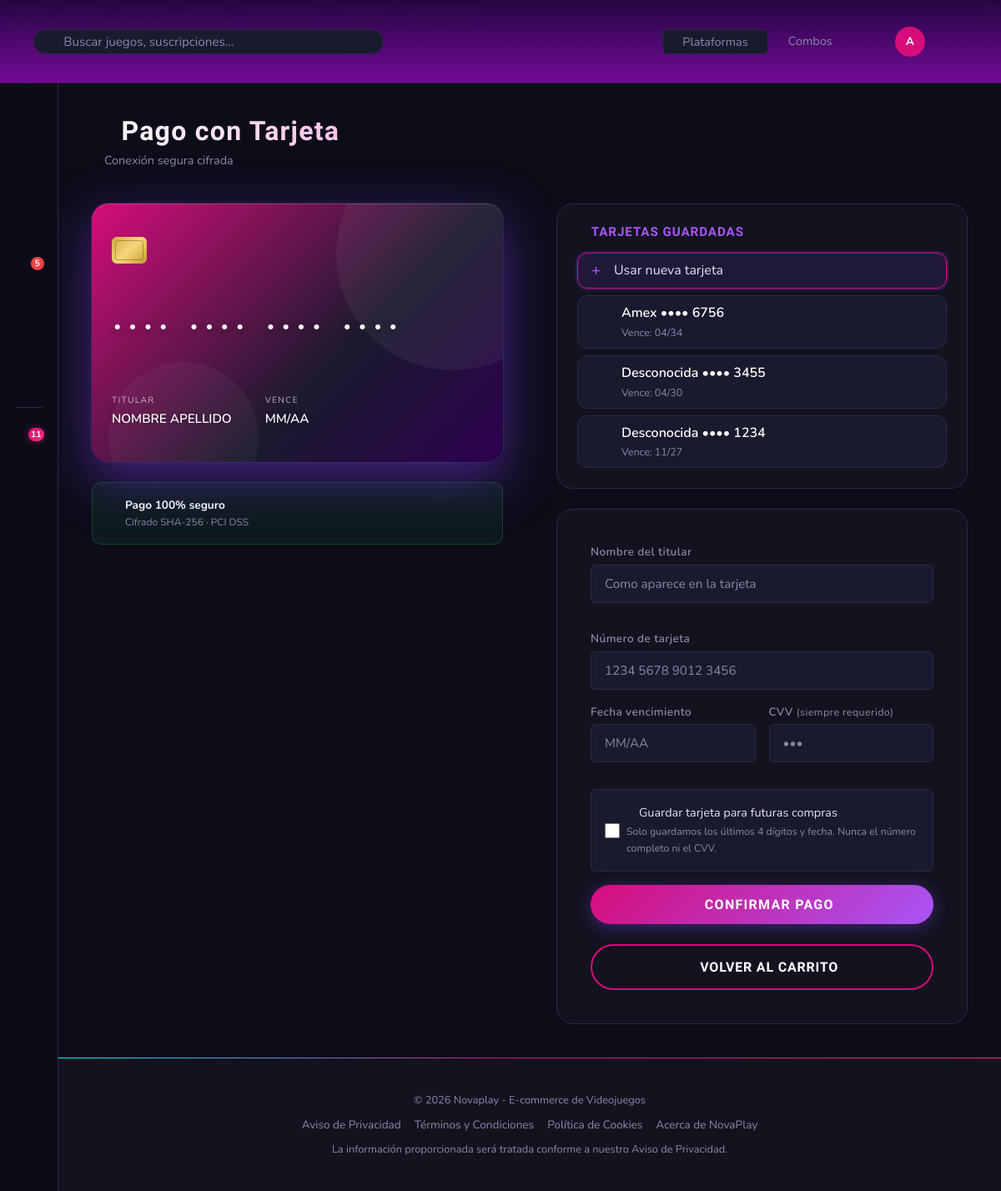
Page /pago_tarjeta.php (signed in) on the committed database.
### tables this page shows
CREATE TABLE `tarjetas_guardadas` (
  `id` int(11) NOT NULL AUTO_INCREMENT,
  `id_usuario` int(11) NOT NULL,
  `token` char(64) NOT NULL COMMENT 'Token único de la tarjeta',
  `ultimos4` char(4) NOT NULL COMMENT 'Últimos 4 dígitos',
  `marca` varchar(20) DEFAULT 'Desconocida' COMMENT 'Visa / Mastercard / etc.',
  `expiry` char(5) NOT NULL COMMENT 'MM/AA',
  `alias` varchar(60) DEFAULT NULL,
  `creado` timestamp NOT NULL DEFAULT current_timestamp(),
  PRIMARY KEY (`id`),
  UNIQUE KEY `token` (`token`),
  KEY `id_usuario` (`id_usuario`),
  CONSTRAINT `tarjetas_ibfk_1` FOREIGN KEY (`id_usuario`) REFERENCES `usuarios` (`id_usuario`) ON DELETE CASCADE
);

### security.php (called while the page is built, shortened)
<?php
function e(string $value): string {
    return htmlspecialchars($value, ENT_QUOTES | ENT_SUBSTITUTE, 'UTF-8');
}
function is_logged_in(): bool {
    return !empty($_SESSION['user_id']);
}

### pago_tarjeta.php (the view, shortened to what this page needs)
<?php
require_once 'header.php';
$uid = (int)$_SESSION['user_id'];
$savedCards = [];
try {
    $stmtSC = $conn->prepare(
        "SELECT id, ultimos4, marca, expiry FROM tarjetas_guardadas
         WHERE id_usuario = ? ORDER BY creado DESC"
    );
    $stmtSC->bind_param("i", $uid);
    $stmtSC->execute();
    $resSC = $stmtSC->get_result();
    while ($row = $resSC->fetch_assoc()) $savedCards[] = $row;
} catch (Exception $e) {}
?>
<main class="payment-page" aria-label="Pago con tarjeta">
  <div class="payment-header">
    <h2>
      <i class="fa-solid fa-credit-card" aria-hidden="true"></i>
      Pago con Tarjeta
    </h2>
    <p style="color:var(--clr-text-muted);font-size:.9rem;margin-top:4px;">
      <i class="fa-solid fa-lock" style="color:var(--clr-success);" aria-hidden="true"></i>
      Conexión segura cifrada
    </p>
  </div>
  <div class="payment-layout">
    <div class="payment-card-col">
      <div class="credit-card-preview" id="cardPreview" aria-hidden="true">
        <div class="card-chip">
          <div class="card-chip-lines"></div>
        </div>
        <div class="card-logo" id="previewBrand">
          <i class="fa-brands fa-credit-card"></i>
        </div>
        <div class="card-number-display" id="previewNumber">•••• •••• •••• ••••</div>
        <div class="card-info-row">
          <div>
            <div class="card-info-label">Titular</div>
            <div class="card-info-value" id="previewName">NOMBRE APELLIDO</div>
          </div>
          <div>
            <div class="card-info-label">Vence</div>
            <div class="card-info-value" id="previewExpiry">MM/AA</div>
          </div>
        </div>
      </div>
      <div class="payment-security-badge">
        <i class="fa-solid fa-shield-halved" style="color:var(--clr-success);font-size:1.2rem;" aria-hidden="true"></i>
        <div>
          <div style="font-weight:700;font-size:.85rem;color:var(--clr-white);">Pago 100% seguro</div>
          <div style="font-size:.75rem;color:var(--clr-text-muted);">Cifrado SHA-256 · PCI DSS</div>
        </div>
        <div style="display:flex;gap:var(--space-sm);margin-left:auto;opacity:.7;">
          <i class="fa-brands fa-cc-visa" style="font-size:1.6rem;color:var(--clr-white);" aria-label="Visa"></i>
          <i class="fa-brands fa-cc-mastercard" style="font-size:1.6rem;color:var(--clr-white);" aria-label="Mastercard"></i>
          <i class="fa-brands fa-cc-amex" style="font-size:1.6rem;color:var(--clr-white);" aria-label="Amex"></i>
        </div>
      </div>
    </div>
    <div class="payment-form-col">
      <?php if (!empty($savedCards)): ?>
      <div class="saved-cards-section">
        <h4 class="saved-cards-title">
          <i class="fa-solid fa-wallet" aria-hidden="true"></i>
          Tarjetas guardadas
        </h4>
        <div class="saved-cards-list" role="radiogroup" aria-label="Seleccionar tarjeta guardada">
          <label class="saved-card-option active" data-card-id="new" tabindex="0">
            <i class="fa-solid fa-plus" style="font-size:1.2rem;color:var(--clr-accent-2);" aria-hidden="true"></i>
            <span>Usar nueva tarjeta</span>
          </label>
          <?php foreach ($savedCards as $sc):
            $icono = match(strtolower($sc['marca'])) {
                'visa'       => 'fa-brands fa-cc-visa',
                'mastercard' => 'fa-brands fa-cc-mastercard',
                'amex'       => 'fa-brands fa-cc-amex',
                'discover'   => 'fa-brands fa-cc-discover',
                default      => 'fa-solid fa-credit-card',
            };
          ?>
          <label class="saved-card-option"
                 data-card-id="<?= (int)$sc['id'] ?>"
                 data-expiry="<?= e($sc['expiry']) ?>"
                 data-ultimos4="<?= e($sc['ultimos4']) ?>"
                 data-marca="<?= e($sc['marca']) ?>"
                 tabindex="0">
            <i class="<?= $icono ?>" style="font-size:1.6rem;" aria-hidden="true"></i>
            <div>
              <div style="font-weight:600;color:var(--clr-white);">
                <?= e($sc['marca']) ?> •••• <?= e($sc['ultimos4']) ?>
              </div>
              <div style="font-size:.78rem;color:var(--clr-text-muted);">Vence: <?= e($sc['expiry']) ?></div>
            </div>
          </label>
          <?php endforeach; ?>
        </div>
      </div>
      <?php endif; ?>
      <form class="payment-form"
            method="POST"
            action="procesar_pago.php"
            id="paymentForm"
            novalidate
            aria-label="Formulario de pago">
        <div class="form-group">
          <label for="card_name">Nombre del titular</label>
          <input type="text"
                 id="card_name"
                 name="card_name"
                 class="form-control"
                 placeholder="Como aparece en la tarjeta"
                 required
                 maxlength="60"
                 autocomplete="cc-name">
        </div>
        <div id="new-card-fields">
          <div class="form-group">
            <label for="card_number">Número de tarjeta</label>
            <div style="position:relative;">
              <input type="text"
                     id="card_number"
                     name="card_number"
                     class="form-control"
                     placeholder="1234 5678 9012 3456"
                     required
                     maxlength="19"
                     inputmode="numeric"
                     autocomplete="cc-number"
                     style="padding-right:3rem;">
              <span id="brandIcon"
                    style="position:absolute;right:12px;top:50%;transform:translateY(-50%);font-size:1.4rem;color:var(--clr-text-muted);"
                    aria-hidden="true">
                <i class="fa-solid fa-credit-card"></i>
              </span>
            </div>
          </div>
          <div class="payment-row">
            <div class="form-group">
              <label for="card_expiry">Fecha vencimiento</label>
              <input type="text"
                     id="card_expiry"
                     name="card_expiry"
                     class="form-control"
                     placeholder="MM/AA"
                     required
                     maxlength="5"
                     inputmode="numeric"
                     autocomplete="cc-exp">
            </div>
            <div class="form-group">
              <label for="card_cvv">
                CVV
                <span style="color:var(--clr-text-muted);font-size:.78rem;font-weight:400;">
                  (siempre requerido)
                </span>
              </label>
              <input type="password"
                     id="card_cvv"
                     name="card_cvv"
                     class="form-control"
                     placeholder="•••"
                     required
                     maxlength="3"
                     inputmode="numeric"
                     autocomplete="cc-csc">
            </div>
          </div>
        </div>
        <div id="save-card-wrap" class="save-card-checkbox">
          <input type="checkbox"
                 id="guardar_tarjeta"
                 name="guardar_tarjeta"
                 value="1">
          <div>
            <label for="guardar_tarjeta">
              <i class="fa-solid fa-shield-halved"
                 style="color:var(--clr-accent);"
                 aria-hidden="true"></i>
              Guardar tarjeta para futuras compras
            </label>
            <small>Solo guardamos los últimos 4 dígitos y fecha. Nunca el número completo ni el CVV.</small>
          </div>
        </div>
        <button type="submit" class="btn btn-full btn-pay" id="payBtn">
          <i class="fa-solid fa-lock" aria-hidden="true"></i>
          Confirmar Pago
        </button>
        <a href="carrito.php" class="btn2 btn-full" style="margin-top:8px;text-align:center;">
          <i class="fa-solid fa-arrow-left" aria-hidden="true"></i>
          Volver al carrito
        </a>
      </form>
    </div>
  </div>
</main>
<?php require_once 'footer.php'; ?>

### header.php (shortened to what this page needs)
<?php
require_once __DIR__ . '/security.php';
require_once __DIR__ . '/config.php';
$cartCount = 0;
if (is_logged_in()) {
    $uid = (int)$_SESSION['user_id'];
    try {
        $resCart = $conn->query("SELECT SUM(cantidad) AS total FROM carrito WHERE id_usuario = $uid");
        if ($resCart) {
            $cartCount = (int)($resCart->fetch_assoc()['total'] ?? 0);
        }
    } catch (mysqli_sql_exception $e) {
        $cartCount = 0;
    }
    $notifCount = 0;
    try {
        $resNotif = $conn->query("SELECT COUNT(*) AS cnt FROM notificaciones WHERE id_usuario = $uid AND leida = 0");
        if ($resNotif) $notifCount = (int)($resNotif->fetch_assoc()['cnt'] ?? 0);
    } catch (mysqli_sql_exception $e) { $notifCount = 0; }
}
?>
<!DOCTYPE html>
<html lang="es">
<head>
  <link rel="stylesheet" href="https://cdnjs.cloudflare.com/ajax/libs/font-awesome/6.5.0/css/all.min.css">
  <link rel="stylesheet" href="style.css">
  <link rel="stylesheet" href="https://cdnjs.cloudflare.com/ajax/libs/animate.css/4.1.1/animate.min.css">
  <link rel="stylesheet" href="https://cdnjs.cloudflare.com/ajax/libs/aos/2.3.4/aos.css">
</head>
<body>
<header class="site-header">
  <div class="site-header__search" role="search">
    <i class="fa-solid fa-magnifying-glass" aria-hidden="true"></i>
    <input type="search"
           id="search-input"
           placeholder="Buscar juegos, suscripciones..."
           autocomplete="off"
           maxlength="100"
           aria-label="Buscar productos">
  </div>
  <nav class="site-header__nav" aria-label="Navegación principal">
    <div class="platform-dropdown" id="platformDropdown">
      <button class="platform-dropdown__toggle"
              aria-haspopup="true" aria-expanded="false"
              aria-controls="platformMenu" id="platformToggleBtn">
        <i class="fa-solid fa-gamepad" aria-hidden="true"></i>
        Plataformas
        <i class="fa-solid fa-chevron-down" aria-hidden="true"></i>
      </button>
    </div>
    <a href="combos.php">Combos</a>
    <?php if (is_logged_in()): ?>
      <a href="recompensaDiaria.php" title="Recompensa Diaria">
        <i class="fa-solid fa-gift" aria-hidden="true"></i>
      </a>
      <div class="user-card-wrap">
        <a href="perfil.php" class="site-header__user" title="Mi perfil">
          <span class="user-avatar" aria-label="Perfil: <?= e($_SESSION['username'] ?? 'U') ?>">
            <?= strtoupper(substr($_SESSION['username'] ?? 'U', 0, 1)) ?>
          </span>
        </a>
      </div>
      <a href="logout_ajax.php" title="Cerrar sesión">
        <i class="fa-solid fa-right-from-bracket" aria-hidden="true"></i>
      </a>
    <?php else: ?>
      <a href="login.php">Iniciar sesión</a>
      <a href="signup.php" class="btn btn--outline" style="padding:6px 16px;font-size:.85rem;">Registrarse</a>
    <?php endif; ?>
  </nav>
</header>
<nav class="mobile-nav" id="mobileNav" aria-label="Menú móvil">
  <a href="index.php"><i class="fa-solid fa-house"></i> Inicio</a>
  <a href="productos.php"><i class="fa-solid fa-gamepad"></i> Juegos</a>
  <a href="combos.php"><i class="fa-solid fa-layer-group"></i> Combos</a>
  <?php if (is_logged_in()): ?>
    <a href="carrito.php">
      <i class="fa-solid fa-cart-shopping"></i> Carrito
      <?php if ($cartCount > 0): ?><span class="cart-count-badge"><?= $cartCount ?></span><?php endif; ?>
    </a>
    <a href="recompensaDiaria.php"><i class="fa-solid fa-gift"></i> Recompensa</a>
    <a href="perfil.php"><i class="fa-solid fa-user"></i> Mi Perfil</a>
    <a href="logout_ajax.php"><i class="fa-solid fa-right-from-bracket"></i> Cerrar sesión</a>
  <?php else: ?>
    <a href="login.php"><i class="fa-solid fa-right-to-bracket"></i> Iniciar sesión</a>
    <a href="signup.php"><i class="fa-solid fa-user-plus"></i> Registrarse</a>
  <?php endif; ?>
</nav>
<aside class="sidebar" id="sidebar" aria-label="Navegación lateral">
  <a href="index.php" class="sidebar-icon" title="Inicio" data-tooltip="Inicio" aria-label="Inicio">
    <i class="fa-solid fa-house"></i>
  </a>
  <a href="productos.php" class="sidebar-icon" title="Juegos" data-tooltip="Juegos" aria-label="Catálogo">
    <i class="fa-solid fa-gamepad"></i>
  </a>
  <a href="combos.php" class="sidebar-icon" title="Combos" data-tooltip="Combos" aria-label="Combos">
    <i class="fa-solid fa-layer-group"></i>
  </a>
  <a href="carrito.php" class="sidebar-icon" title="Carrito" data-tooltip="Carrito" aria-label="Carrito" id="sidebarCartLink">
    <i class="fa-solid fa-cart-shopping"></i>
    <?php if ($cartCount > 0): ?>
      <span class="cart-count-badge" id="cartBadge"><?= $cartCount ?></span>
    <?php else: ?>
      <span class="cart-count-badge d-none" id="cartBadge">0</span>
    <?php endif; ?>
  </a>
  <?php if (is_logged_in()): ?>
    <a href="recompensaDiaria.php" class="sidebar-icon" title="Recompensa Diaria" data-tooltip="Recompensa" aria-label="Recompensa">
      <i class="fa-solid fa-gift"></i>
    </a>
    <a href="perfil.php" class="sidebar-icon" title="Mi Perfil" data-tooltip="Mi Perfil" aria-label="Perfil">
      <i class="fa-solid fa-user"></i>
    </a>
  <?php endif; ?>
  <div class="sidebar-divider"></div>
  <button class="sidebar-icon sidebar-notif-btn" id="notifBtn"
          title="Notificaciones" data-tooltip="Notificaciones" aria-label="Ver notificaciones"
          aria-expanded="false" aria-controls="notifPanel">
    <i class="fa-solid fa-bell"></i>
    <?php if (!empty($notifCount) && $notifCount > 0): ?>
      <span class="cart-count-badge notif-badge" id="notifBadge"><?= $notifCount ?></span>
    <?php else: ?>
      <span class="cart-count-badge d-none" id="notifBadge">0</span>
    <?php endif; ?>
  </button>
</aside>
<nav class="bottom-nav" aria-label="Navegación rápida móvil">
  <a href="index.php" aria-label="Inicio"><i class="fa-solid fa-house"></i> Inicio</a>
  <a href="productos.php" aria-label="Juegos"><i class="fa-solid fa-gamepad"></i> Juegos</a>
  <a href="carrito.php" aria-label="Carrito" style="position:relative;">
    <?php if ($cartCount > 0): ?><span class="cart-count-badge"><?= $cartCount ?></span><?php endif; ?>
  </a>
  <?php if (is_logged_in()): ?>
    <a href="recompensaDiaria.php" aria-label="Recompensa"><i class="fa-solid fa-gift"></i> Reward</a>
  <?php else: ?>
    <a href="login.php" aria-label="Entrar"><i class="fa-solid fa-right-to-bracket"></i> Entrar</a>
  <?php endif; ?>
</nav>
<div class="page-wrapper">

### footer.php (shortened to what this page needs)
</div>
<footer class="footer">
  <div class="footer-container">
        <p class="footer-note">
      &copy; <?= date('Y') ?> Novaplay - E-commerce de Videojuegos
    </p>
    <div class="footer-links">
      <a href="aviso_privacidad.php">Aviso de Privacidad</a>
      <a href="terminos.php">Términos y Condiciones</a>
      <a href="cookies.php">Política de Cookies</a>
      <a href="about.php">Acerca de NovaPlay</a>
    </div>
    <p class="footer-note">
      La información proporcionada será tratada conforme a nuestro Aviso de Privacidad.
    </p>
  </div>
</footer>
</body>
</html>

### header.php (style rules this page uses)
.sidebar-icon[data-tooltip] { position: relative; }
.sidebar-icon[data-tooltip]::after { content: attr(data-tooltip); position: absolute; left: calc(100% + 14px); top: 50%; transform: translateY(-50%) translateX(-6px); background: #1a1a2e; color: #fff; padding: 5px 12px; border-radius: 8px; font-size: .78rem; font-weight: 600; white-space: nowrap; pointer-events: none; opacity: 0; border: 1px solid rgba(255,255,255,.12); box-shadow: 0 4px 16px rgba(0,0,0,.4); transition: opacity .18s ease, transform .18s ease; z-index: 200; }
.user-card-wrap { position: relative; display: inline-flex; align-items: center; }

### rows in the picture
tarjetas_guardadas: marca "Amex", ultimos4 "6756", expiry "04/34"
tarjetas_guardadas: marca "Desconocida", ultimos4 "3455", expiry "04/30"
tarjetas_guardadas: marca "Desconocida", ultimos4 "1234", expiry "11/27"

### other values in the picture
substr($_SESSION['username'] ?? 'U', 0, 1) "A"
$cartCount "5"
$notifCount "11"
